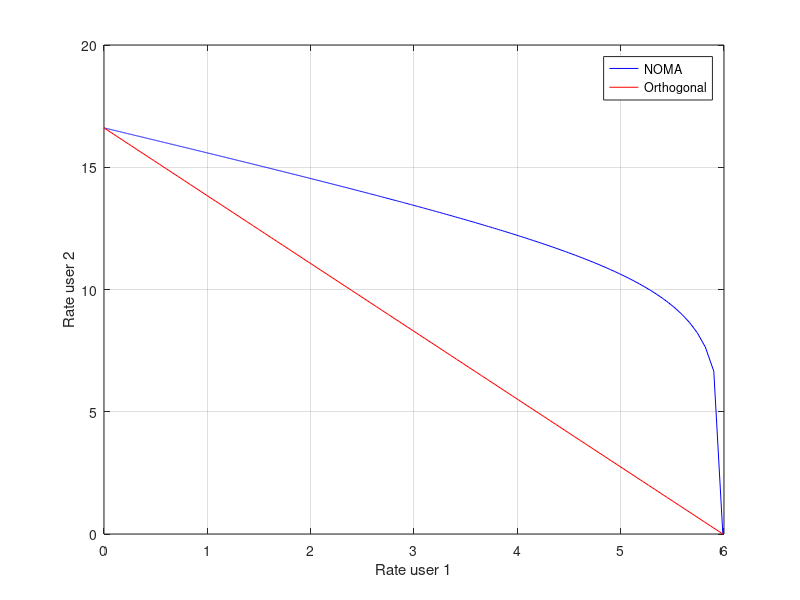

MATLAB code for this plot:
% Alejandro Villamar - Universidad Israel %
% Calculo Rate 2 usuarios
% Calculo para realizar figura 2:
% Mismos canales:
% Canales de los usuariosx
clear
close all 

n_users = 2;
h = zeros(1,n_users)


%% ------------ NOMA ------------ %%
% La variable nu, marca la diferencia entre los valores. 
% Prueba a ir cambiando este valor y vas a ver como funciona NOMA
nu = 0.025;
h(1) = 1*nu;
h(2) = 1;
% Ahora hay que ir calculando el Rate para diferentes valores de asignacion
% de potencia:
n_points = 1000;
coef_potencia = zeros(n_users,n_points);
coef_potencia(1,:) = sqrt(linspace(0,1,n_points));
coef_potencia(2,:) = sqrt(linspace(1,0,n_points));
% coef_potencia(1,:) = linspace(0,1,n_points);
% coef_potencia(2,:) = linspace(1,0,n_points);
% Para una SNR dada
rho = 50; % P_elec/No_B
for i=1:n_points
    R_1(i) = log2(1 + (coef_potencia(1,i)*h(1))^2 / ((coef_potencia(2,i)*h(1))^2 + 1/(10^(rho*0.1))));    
    R_2(i) = log2(1 + 10^(rho*0.1)*((coef_potencia(2,i)*h(2))^2));
end

%% ------------ Orthogonal, cada usuario se transmite individualmente ------------ %%
alfa_orth = 0:0.01:1;
R_1_orth = alfa_orth.*log2(1 + 10^(rho*0.1)*h(1)^2);
R_2_orth = (1-alfa_orth).*log2(1 + 10^(rho*0.1)*h(2)^2);
    
plot(R_1,R_2,'-b')
xlabel('Rate user 1')
ylabel('Rate user 2')
grid on
hold on 
plot(R_1_orth,R_2_orth,'-r')
legend('NOMA','Orthogonal')
print('Barplot2u','-dpng')
close


